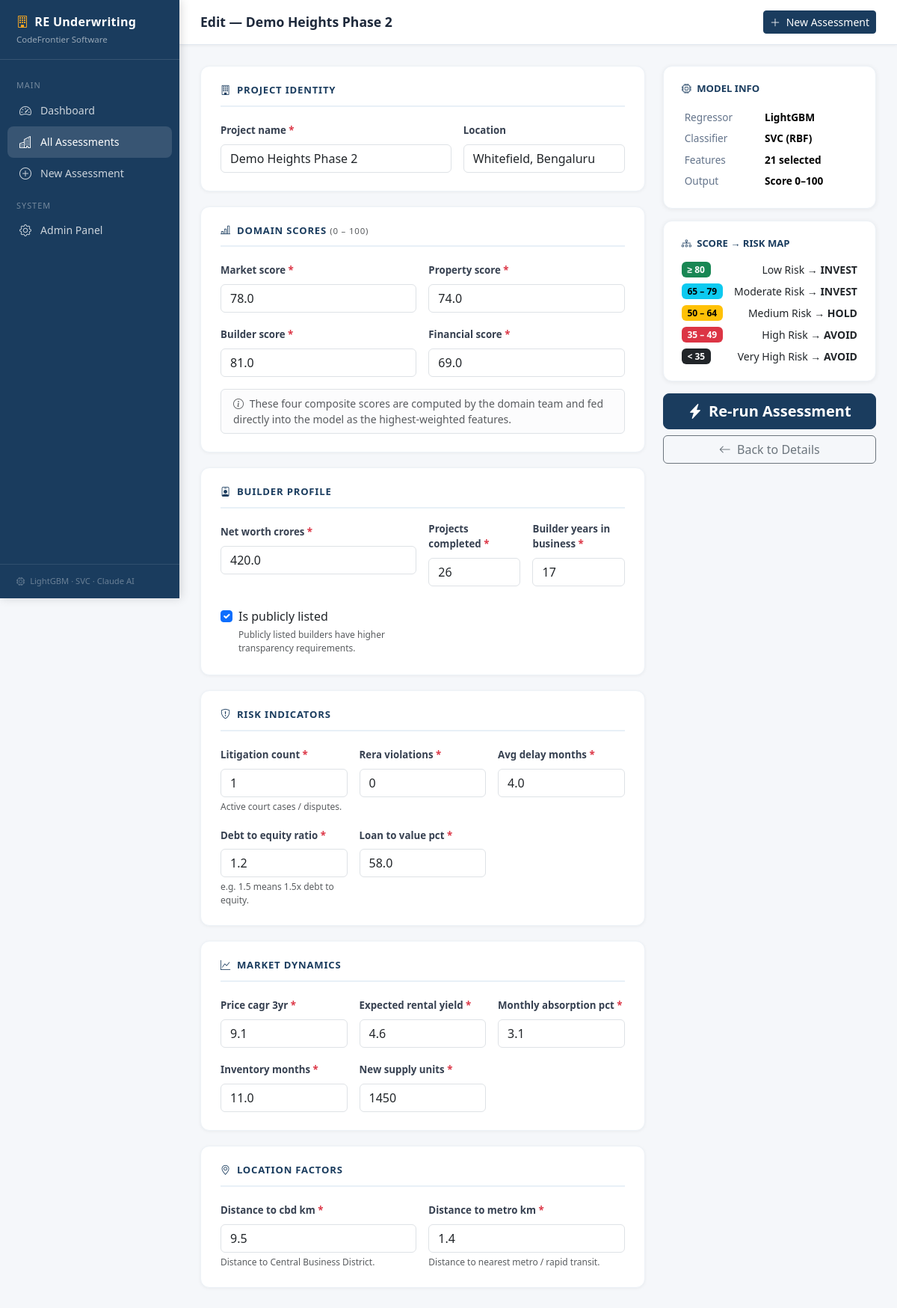
The page /assessments/3/edit/ on the database its author committed.
### underwriting/models.py (models this page shows, shortened)
class PropertyAssessment(models.Model):
    project_name = models.CharField(max_length=200, help_text="Name of the real estate project")
    location      = models.CharField(max_length=200, blank=True, help_text="City / area")
    created_at    = models.DateTimeField(default=timezone.now)
    updated_at    = models.DateTimeField(auto_now=True)
    market_score    = models.FloatField(help_text="Market attractiveness score (0–100)")
    property_score  = models.FloatField(help_text="Property quality score (0–100)")
    builder_score   = models.FloatField(help_text="Builder credibility score (0–100)")
    financial_score = models.FloatField(help_text="Financial health score (0–100)")
    is_publicly_listed       = models.BooleanField(default=False, help_text="Is builder listed on stock exchange?")
    net_worth_crores         = models.FloatField(help_text="Builder net worth (₹ Crores)")
    projects_completed       = models.PositiveIntegerField(help_text="Number of projects completed")
    builder_years_in_business = models.PositiveIntegerField(help_text="Years builder has been in business")
    litigation_count    = models.PositiveIntegerField(help_text="Number of active litigations")
    rera_violations     = models.PositiveIntegerField(help_text="Number of RERA violations")
    avg_delay_months    = models.FloatField(help_text="Average project delay (months)")
    debt_to_equity_ratio = models.FloatField(help_text="Builder debt-to-equity ratio")
    loan_to_value_pct   = models.FloatField(help_text="Loan-to-value percentage (%)")
    price_cagr_3yr        = models.FloatField(help_text="3-year price CAGR (%)")
    expected_rental_yield = models.FloatField(help_text="Expected rental yield (%)")
    monthly_absorption_pct = models.FloatField(help_text="Monthly absorption rate (%)")
    inventory_months        = models.FloatField(help_text="Inventory overhang (months)")
    new_supply_units        = models.PositiveIntegerField(help_text="New supply units in micro-market")
    distance_to_cbd_km   = models.FloatField(help_text="Distance to Central Business District (km)")
    distance_to_metro_km = models.FloatField(help_text="Distance to nearest metro station (km)")
    RISK_CHOICES = [
        ('Low Risk',       'Low Risk'),
        ('Moderate Risk',  'Moderate Risk'),
        ('Medium Risk',    'Medium Risk'),
        ('High Risk',      'High Risk'),
        ('Very High Risk', 'Very High Risk'),
    ]
    RECOMMENDATION_CHOICES = [
        ('INVEST', 'INVEST'),
        ('HOLD',   'HOLD'),
        ('AVOID',  'AVOID'),
    ]
    CONFIDENCE_CHOICES = [
        ('High Confidence',   'High Confidence'),
        ('Medium Confidence', 'Medium Confidence'),
        ('Low Confidence',    'Low Confidence'),
    ]
    predicted_score        = models.FloatField(null=True, blank=True)
    risk_category          = models.CharField(max_length=20, choices=RISK_CHOICES,
                                              blank=True, default='')
    recommendation         = models.CharField(max_length=10, choices=RECOMMENDATION_CHOICES,
                                              blank=True, default='')
    confidence_level       = models.CharField(max_length=20, choices=CONFIDENCE_CHOICES,
                                              blank=True, default='')
    class Meta:
        ordering = ['-created_at']
        verbose_name = 'Property Assessment'
        verbose_name_plural = 'Property Assessments'

### underwriting/views.py (the view)
# urls.py: path('assessments/<int:pk>/edit/',views.property_update, name='property_update'),
def property_update(request, pk):
    assessment = get_object_or_404(PropertyAssessment, pk=pk)
    if request.method == 'POST':
        form = PropertyAssessmentForm(request.POST, instance=assessment)
        if form.is_valid():
            instance = form.save(commit=False)
            _run_prediction(instance)
            instance.save()
            messages.success(request, f'Assessment for "{instance.project_name}" updated.')
            return redirect('property_detail', pk=instance.pk)
    else:
        form = PropertyAssessmentForm(instance=assessment)
    return render(request, 'underwriting/property_form.html', {
        'form':       form,
        'assessment': assessment,
        'title':      f'Edit — {assessment.project_name}',
        'btn':        'Re-run Assessment',
    })

### underwriting/templates/underwriting/property_form.html (shortened to what this page needs)
{% extends 'underwriting/base.html' %}
{% block page_title %}{{ title }}{% endblock %}
{% block content %}
<form method="post" novalidate>
  <div class="row g-4">
    <div class="col-lg-8">
      <div class="form-section">
        <h6><i class="bi bi-building me-2"></i>Project Identity</h6>
        <div class="row g-3">
          <div class="col-sm-7">
            <label class="form-label"
              >{{ form.project_name.label }}
              <span class="text-danger">*</span></label
            >
            {{ form.project_name }}
          </div>
          <div class="col-sm-5">
            <label class="form-label">{{ form.location.label }}</label>
            {{ form.location }}
          </div>
        </div>
      </div>
      <div class="form-section">
        <h6>
          <i class="bi bi-bar-chart-line me-2"></i>Domain Scores
          <small class="text-muted fw-normal">(0 – 100)</small>
        </h6>
        <div class="row g-3">
          <div class="col-sm-6">
            <label class="form-label"
              >{{ form.market_score.label }}
              <span class="text-danger">*</span></label
            >
            {{ form.market_score }}
          </div>
          <div class="col-sm-6">
            <label class="form-label"
              >{{ form.property_score.label }}
              <span class="text-danger">*</span></label
            >
            {{ form.property_score }}
          </div>
          <div class="col-sm-6">
            <label class="form-label"
              >{{ form.builder_score.label }}
              <span class="text-danger">*</span></label
            >
            {{ form.builder_score }}
          </div>
          <div class="col-sm-6">
            <label class="form-label"
              >{{ form.financial_score.label }}
              <span class="text-danger">*</span></label
            >
            {{ form.financial_score }}
          </div>
        </div>
        <div
          class="alert alert-light border mt-3 mb-0 py-2 px-3 small text-muted"
        >
          <i class="bi bi-info-circle me-1"></i>
          These four composite scores are computed by the domain team and fed
          directly into the model as the highest-weighted features.
        </div>
      </div>
      <div class="form-section">
        <h6><i class="bi bi-person-badge me-2"></i>Builder Profile</h6>
        <div class="row g-3">
          <div class="col-sm-6">
            <label class="form-label"
              >{{ form.net_worth_crores.label }}
              <span class="text-danger">*</span></label
            >
            {{ form.net_worth_crores }}
          </div>
          <div class="col-sm-3">
            <label class="form-label"
              >{{ form.projects_completed.label }}
              <span class="text-danger">*</span></label
            >
            {{ form.projects_completed }}
          </div>
          <div class="col-sm-3">
            <label class="form-label"
              >{{ form.builder_years_in_business.label }}
              <span class="text-danger">*</span></label
            >
            {{ form.builder_years_in_business }}
          </div>
          <div class="col-sm-6">
            <div class="form-check mt-2 pt-1">
              {{ form.is_publicly_listed }}
              <label class="form-check-label"
                >{{ form.is_publicly_listed.label }}</label
              >
              <div class="form-text">
                Publicly listed builders have higher transparency requirements.
              </div>
            </div>
          </div>
        </div>
      </div>
      <div class="form-section">
        <h6><i class="bi bi-shield-exclamation me-2"></i>Risk Indicators</h6>
        <div class="row g-3">
          <div class="col-sm-4">
            <label class="form-label"
              >{{ form.litigation_count.label }}
              <span class="text-danger">*</span></label
            >
            {{ form.litigation_count }}
            <div class="form-text">Active court cases / disputes.</div>
          </div>
          <div class="col-sm-4">
            <label class="form-label"
              >{{ form.rera_violations.label }}
              <span class="text-danger">*</span></label
            >
            {{ form.rera_violations }}
          </div>
          <div class="col-sm-4">
            <label class="form-label"
              >{{ form.avg_delay_months.label }}
              <span class="text-danger">*</span></label
            >
            {{ form.avg_delay_months }}
          </div>
          <div class="col-sm-4">
            <label class="form-label"
              >{{ form.debt_to_equity_ratio.label }}
              <span class="text-danger">*</span></label
            >
            {{ form.debt_to_equity_ratio }}
            <div class="form-text">e.g. 1.5 means 1.5x debt to equity.</div>
          </div>
          <div class="col-sm-4">
            <label class="form-label"
              >{{ form.loan_to_value_pct.label }}
              <span class="text-danger">*</span></label
            >
            {{ form.loan_to_value_pct }}
          </div>
        </div>
      </div>
      <div class="form-section">
        <h6><i class="bi bi-graph-up me-2"></i>Market Dynamics</h6>
        <div class="row g-3">
          <div class="col-sm-4">
            <label class="form-label"
              >{{ form.price_cagr_3yr.label }}
              <span class="text-danger">*</span></label
            >
            {{ form.price_cagr_3yr }}
          </div>
          <div class="col-sm-4">
            <label class="form-label"
              >{{ form.expected_rental_yield.label }}
              <span class="text-danger">*</span></label
            >
            {{ form.expected_rental_yield }}
          </div>
          <div class="col-sm-4">
            <label class="form-label"
              >{{ form.monthly_absorption_pct.label }}
              <span class="text-danger">*</span></label
            >
            {{ form.monthly_absorption_pct }}
          </div>
          <div class="col-sm-4">
            <label class="form-label"
              >{{ form.inventory_months.label }}
              <span class="text-danger">*</span></label
            >
            {{ form.inventory_months }}
          </div>
          <div class="col-sm-4">
            <label class="form-label"
              >{{ form.new_supply_units.label }}
              <span class="text-danger">*</span></label
            >
            {{ form.new_supply_units }}
          </div>
        </div>
      </div>
      <div class="form-section">
        <h6><i class="bi bi-geo-alt me-2"></i>Location Factors</h6>
        <div class="row g-3">
          <div class="col-sm-6">
            <label class="form-label"
              >{{ form.distance_to_cbd_km.label }}
              <span class="text-danger">*</span></label
            >
            {{ form.distance_to_cbd_km }}
            <div class="form-text">Distance to Central Business District.</div>
          </div>
          <div class="col-sm-6">
            <label class="form-label"
              >{{ form.distance_to_metro_km.label }}
              <span class="text-danger">*</span></label
            >
            {{ form.distance_to_metro_km }}
            <div class="form-text">
              Distance to nearest metro / rapid transit.
            </div>
          </div>
        </div>
      </div>
    </div>
    <div class="col-lg-4">
      <div style="position: sticky; top: 80px">
        <div class="stat-card mb-3">
          <h6
            class="fw-bold mb-3"
            style="
              color: #1a3c5e;
              font-size: 0.82rem;
              text-transform: uppercase;
            "
          >
            <i class="bi bi-cpu me-1"></i> Model Info
          </h6>
          <table class="table table-sm table-borderless feature-table mb-0">
            <tr>
              <td>Regressor</td>
              <td>LightGBM</td>
            </tr>
            <tr>
              <td>Classifier</td>
              <td>SVC (RBF)</td>
            </tr>
            <tr>
              <td>Features</td>
              <td>21 selected</td>
            </tr>
            <tr>
              <td>Output</td>
              <td>Score 0–100</td>
            </tr>
          </table>
        </div>
        <div class="stat-card mb-3">
          <h6
            class="fw-bold mb-3"
            style="
              color: #1a3c5e;
              font-size: 0.82rem;
              text-transform: uppercase;
            "
          >
            <i class="bi bi-diagram-3 me-1"></i> Score → Risk Map
          </h6>
          <div class="d-flex flex-column gap-2">
            <div class="d-flex justify-content-between align-items-center">
              <span class="badge text-bg-success">≥ 80</span>
              <span class="small">Low Risk → <strong>INVEST</strong></span>
            </div>
            <div class="d-flex justify-content-between align-items-center">
              <span class="badge text-bg-info">65 – 79</span>
              <span class="small">Moderate Risk → <strong>INVEST</strong></span>
            </div>
            <div class="d-flex justify-content-between align-items-center">
              <span class="badge text-bg-warning">50 – 64</span>
              <span class="small">Medium Risk → <strong>HOLD</strong></span>
            </div>
            <div class="d-flex justify-content-between align-items-center">
              <span class="badge text-bg-danger">35 – 49</span>
              <span class="small">High Risk → <strong>AVOID</strong></span>
            </div>
            <div class="d-flex justify-content-between align-items-center">
              <span class="badge text-bg-dark">< 35</span>
              <span class="small">Very High Risk → <strong>AVOID</strong></span>
            </div>
          </div>
        </div>
        <div class="d-grid gap-2">
          <button
            type="submit"
            class="btn btn-lg fw-bold"
            style="background: #1a3c5e; color: #fff; border-color: #1a3c5e"
          >
            <i class="bi bi-lightning-charge-fill me-2"></i>{{ btn }}
          </button>
          {% if assessment %}
          <a
            href="{% url 'property_detail' assessment.pk %}"
            class="btn btn-outline-secondary"
          >
            <i class="bi bi-arrow-left me-1"></i> Back to Details
          </a>
          {% else %}
          <a href="{% url 'property_list' %}" class="btn btn-outline-secondary">
            <i class="bi bi-arrow-left me-1"></i> Cancel
          </a>
          {% endif %}
        </div>
      </div>
    </div>
  </div>
</form>
{% endblock %}

### underwriting/templates/underwriting/base.html (style rules this page uses)
:root { --sidebar-w: 240px; --brand: #1a3c5e; --brand-lt: #e8f0f7; --accent: #f4a623; }
body { background: #f5f7fa; font-family: 'Segoe UI', system-ui, sans-serif; }
.stat-card { background: #fff; border-radius: 12px; padding: 22px 24px; box-shadow: 0 1px 6px rgba(0,0,0,.07); border: 1px solid #edf2f7; }
.form-section { background: #fff; border-radius: 12px; padding: 24px 26px; border: 1px solid #edf2f7; margin-bottom: 20px; box-shadow: 0 1px 4px rgba(0,0,0,.05); }
.form-section h6 { font-weight: 700; color: var(--brand); font-size: .82rem; text-transform: uppercase; letter-spacing: .8px; padding-bottom: 12px; border-bottom: 2px solid var(--brand-lt); margin-bottom: 18px; }
.form-label { font-size: .83rem; font-weight: 600; color: #374151; }
.form-text { font-size: .75rem; }
.feature-table td { font-size: .85rem; }
.feature-table td:first-child { color: #64748b; font-weight: 500; }
.feature-table td:last-child { font-weight: 600; }

### rows shown on the page
PropertyAssessment: project_name "Demo Heights Phase 2", location "Whitefield, Bengaluru", market_score "78.0", property_score "74.0", builder_score "81.0", financial_score "69.0", net_worth_crores "420.0", projects_completed "26", builder_years_in_business "17", is_publicly_listed "☑", litigation_count "1", rera_violations "0", avg_delay_months "4.0", debt_to_equity_ratio "1.2", loan_to_value_pct "58.0", price_cagr_3yr "9.1", expected_rental_yield "4.6", monthly_absorption_pct "3.1", inventory_months "11.0", new_supply_units "1450", distance_to_cbd_km "9.5", distance_to_metro_km "1.4"

### other values the page prints
{{ title }} "Edit — Demo Heights Phase 2"
{{ btn }} "Re-run Assessment"
